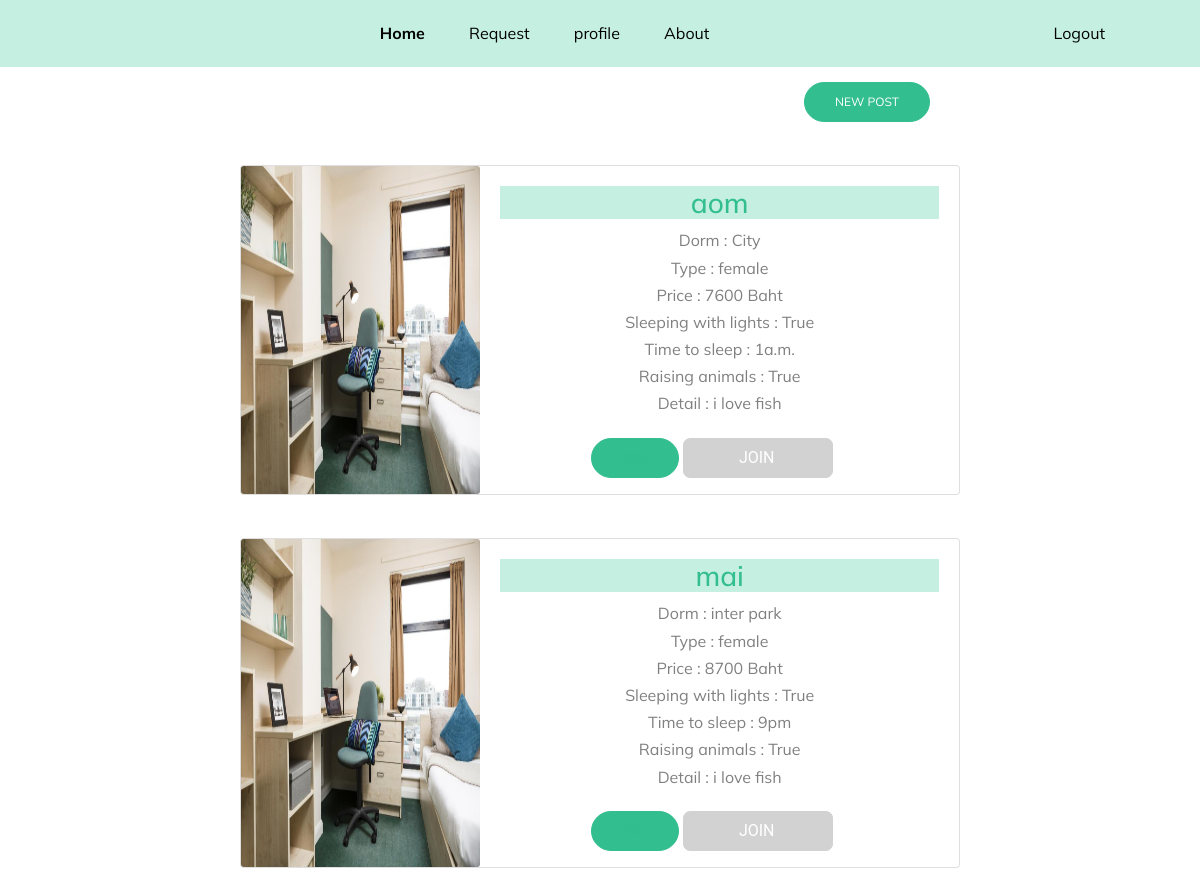
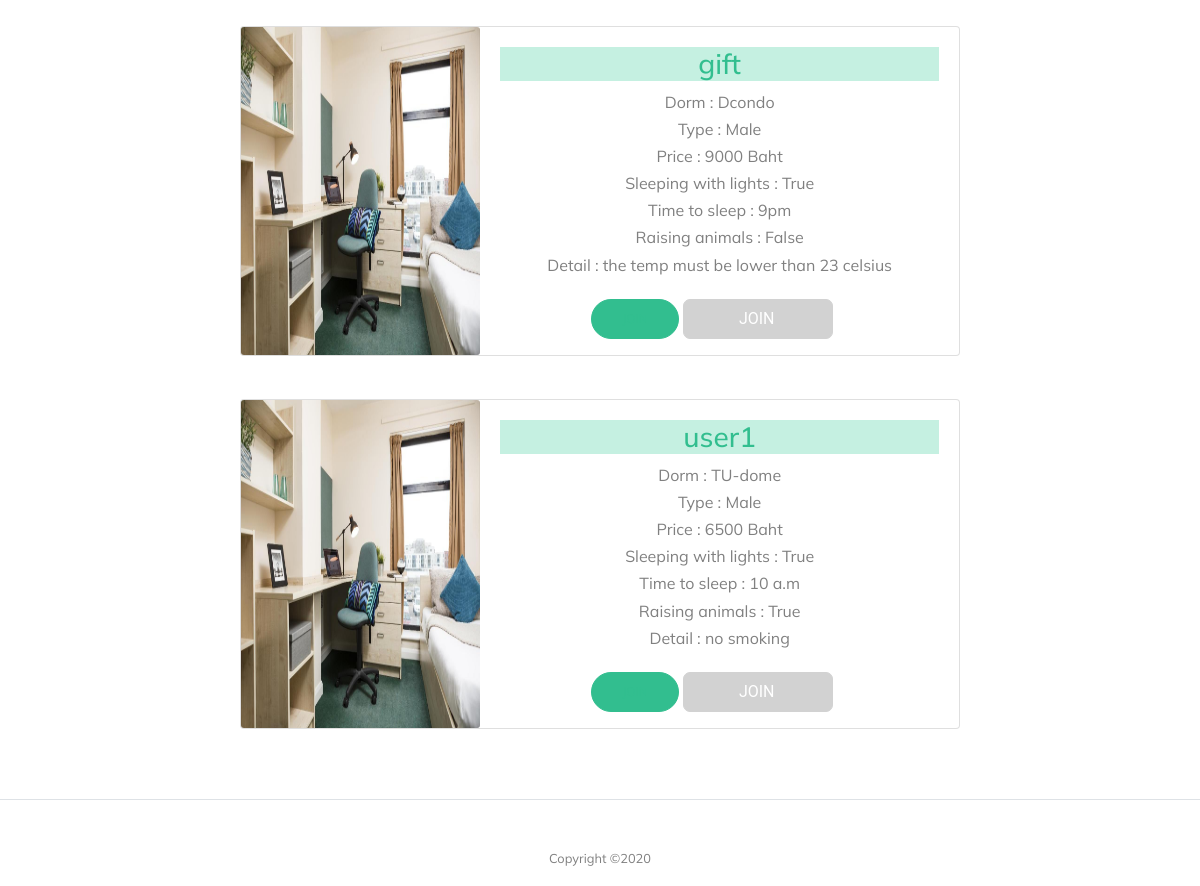
Page /home (signed in) on the committed database (2 pictures, top to bottom).
### matefinder/models.py (models this page shows, shortened)
class DormInformation(models.Model):
    username = models.CharField(max_length=255)
    name_dorm = models.CharField(max_length=255)
    details_dorm = models.CharField(max_length=255)
    type_dorm = models.CharField(max_length=255)
    price = models.IntegerField()
    light = models.BooleanField()
    timetosleep = models.CharField(max_length=255)
    pet = models.BooleanField()

### matefinder/views.py (the view)
# urls.py: path('home', views.viewPostDorm, name='viewPost'),
def viewPostDorm(request):
    print("viewPostDorm")
    return render(request, 'homepage.html', {
        "dorms": DormInformation.objects.all()
    })

### templates/homepage.html (shortened to what this page needs)
﻿{% block body %}
{% load static %}
<link rel="stylesheet" type="text/css" href="{% static '/css/styleabout.css' %}" />
<html lang="en">
  <head>
    <link rel="stylesheet" href="../static/css/bootstrap.min.css"  rel="stylesheet" />
    <link rel="stylesheet" href="../static/css/styleabout.css" rel="stylesheet"  />
  </head>
  <body data-spy="scroll" data-target=".site-navbar-target" data-offset="300">
      <header class="site-navbar light js-sticky-header site-navbar-target" role="banner">
        <div class="container"  style="background-color:#c5f0e1; max-width: 140%;" >
          <div class="col-sm-12">
            <div class="col-sm-12">
              <nav class="site-navigation position-relative text-right" role="navigation"  style="margin-right: 30px;">
                <ul class="site-menu main-menu js-clone-nav mr-auto d-none d-lg-block">
                  <li class="active"><a href="homepage" class="nav-link">Home</a></li>
                  <li class="has-children">
                  <li><a href="request" class="nav-link">Request</a></li>
                  <li><a href="{{request.user.username}}" class="nav-link">profile</a></li>
                  <li><a href="about" class="nav-link">About</a></li>
                  <li style="margin-left: 300px;"><a href="{% url 'login' %}" class="nav-link">Logout</a></li>
                </ul>
              </nav>
            </div>
          </div>
        </div>
      </header>
      <br><br><br>
      <p><a href="{% url 'post' %}" id="myBtn" class="btn btn-primary" style="margin-left: 67%;">New Post</a></p>
      <br>
      <center>
    {% for i in dorms %}
    <div class="card mb-3" style="max-width: 720px;">
        <div class="row no-gutters">
          <div class="col-md-4">
            <img src="../static/images/dorm2.jpg" class="card-img" alt="Image" style="height: 100%; width: 100%;">
          </div>
          <div class="col-md-8">
            <form method="post">
            <div class="card-body">
              <div class="section-heading" style="background-color: #c5f0e1">
                <h3 class="team" >{{ i.username }}</h3>
              </div>
                Dorm : {{ i.name_dorm }}<br>
                Type : {{ i.type_dorm }} <br>
                Price : {{ i.price }} Baht <br>
                Sleeping with lights : {{ i.light }} <br>
                Time to sleep : {{ i.timetosleep }} <br>
                Raising animals : {{ i.pet }} <br>
                Detail : {{ i.details_dorm }} <br>
              </div>
              {% if i.username != user.username %}
              <button type="submit" class="btn btn-primary"><a href="{% url 'sentReq' i.id %}" >Join</a></button>
                <label for="toggle-3" class="toggle-3" ><a href="{% url 'sentReq' i.id %}" ></a>
                    <span class="toggle-3__button">
                    </span>
                </label>
              {% endif %}
             </div>
              <br><br>
        </div>
      </div>
      <br>
      {% endfor %}
      </center>
      <br>
      <div class="row text-center">
        <div class="col-md-12">
          <div class="border-top pt-5">
            <p class="copyright"><small>
              Copyright &copy;<script>document.write(new Date().getFullYear());</script>
            </div>
          </div>
        </div>
  </body>
  </html>
</html>
{% endblock %}

### static/css/styleabout.css (style rules this page uses)
html { overflow-x: hidden; }
body { line-height: 1.7; color: gray; font-weight: 400; font-size: 1rem; }
a { -webkit-transition: .3s all ease; -o-transition: .3s all ease; transition: .3s all ease; }
h1, h2, h3, h4, h5, .h1, .h2, .h3, .h4, .h5 { font-family: "Mulish", -apple-system, BlinkMacSystemFont, "Segoe UI", Roboto, "Helvetica Neue", Arial, "Noto Sans", sans-serif, "Apple Color Emoji", "Segoe UI Emoji", "Segoe UI Symbol", "Noto Color Emoji"; }
body:after { -webkit-transition: .3s all ease-in-out; -o-transition: .3s all ease-in-out; transition: .3s all ease-in-out; }
.btn { font-size: 12px; text-transform: uppercase; border-radius: 30px; padding: 10px 30px; }
.btn.btn-primary { background: #32be8f; border-color: #32be8f; color: #fff; }
.site-navbar { margin-bottom: 0px; z-index: 1999; position: absolute; top: 0; width: 100%; }
.site-navbar .site-navigation .site-menu { margin-bottom: 0; }
.site-navbar .site-navigation .site-menu .active { color: #32be8f; display: inline-block; }
.site-navbar .site-navigation .site-menu a { text-decoration: none !important; display: inline-block; }
.site-navbar .site-navigation .site-menu > li { display: inline-block; }
.site-navbar .site-navigation .site-menu > li.active > a { font-weight: 700; }
.site-navbar .site-navigation .site-menu > li > a { padding: 20px 20px; color: #000; display: inline-block; text-decoration: none !important; }
.site-navbar .site-navigation .site-menu .has-children { position: relative; }
.section-heading { font-size: 30px; font-weight: 900; color: #32be8f; }
.team { text-align: center; }

### templates/homepage.html (style rules this page uses)
.toggle-3 { font-size: 0.8rem; display: inline-block; vertical-align: top; margin: 0 15px 0 0; }
.toggle-3__button { position: relative; display: inline-block; font-family: 'Roboto', sans-serif; text-transform: uppercase; width: 150px; height: 40px; background: #d2d2d2; color: #FFF; border: solid 1px #d2d2d2; border-radius: 7px; padding: 5px 10px 5px 30px; transition: all 0.3s ease; cursor: pointer; }
.toggle-3__button::before { position: absolute; content: ''; top: 10px; left: 5px; display: inline-block; width: 20px; height: 20px; transition: all 0.3s ease; }
.toggle-3__button::after { content: "JOIN"; position: absolute; top: 5px; left: 55px; font-size: 1rem; }

### rows in the picture
DormInformation: username "aom", name_dorm "City", type_dorm "female", price "7600", light "True", timetosleep "1a.m.", pet "True", details_dorm "i love fish"
DormInformation: username "mai", name_dorm "inter park", type_dorm "female", price "8700", light "True", timetosleep "9pm", pet "True", details_dorm "i love fish"
DormInformation: username "gift", name_dorm "Dcondo", type_dorm "Male", price "9000", light "True", timetosleep "9pm", pet "False", details_dorm "the temp must be lower than 23 celsius"
DormInformation: username "user1", name_dorm "TU-dome", type_dorm "Male", price "6500", light "True", timetosleep "10 a.m", pet "True", details_dorm "no smoking"
